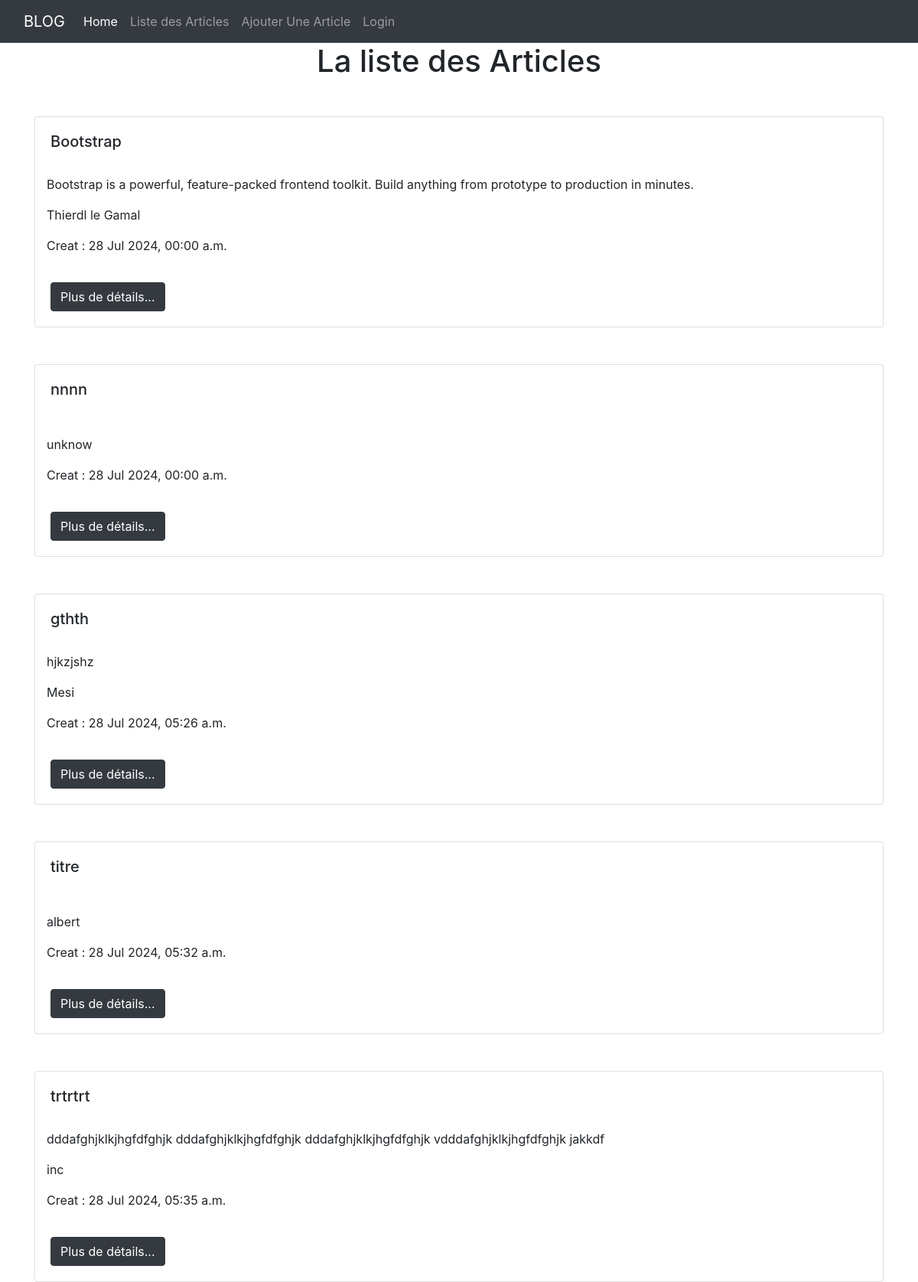
The page /blog/list_views/ on the database its author committed.
### blog/models.py (models this page shows, shortened)
class Article(models.Model):
  title = models.CharField(max_length=150)
  summary = models.TextField(max_length=500)
  content = models.TextField()
  author = models.CharField(max_length=100)
  date_create = models.DateTimeField(auto_now_add=True)
  date_updat = models.DateField(auto_now=True)

### blog/views.py (the view)
# urls.py: path('list_views/',views.list_views, name="page1"),
def list_views(request):
  articles = Article.objects.all()
  return render(request, "page_s/list_articles.html", {"articles":articles})

### templates/page_s/list_articles.html (shortened to what this page needs)
{% extends "base.html" %}
{% block content %}
{% include 'partials/navbar.html' %}
<div class="container mt-5">
  <div class="title mt-5 pt-2">
    <h1 class="text-center">La liste des Articles</h1>
  </div>
  {% for article in articles %}
  <div class="card mt-5">
    <div class="card-body">
      <h5 class="card-title">{{ article.title }}</h5>
    </div>
    <div class="container">
      <p class="card-text">{{ article.summary }}</p>
      <p class="card-text">{{ article.author }}</p>
      <p class="taxt-rigth">Creat : {{ article.date_create|date:"d M Y, H:i a" }}</p>
    </div>
    <div class="card-body">
      <a href="{% url 'page2' article.id %}" class="btn btn-dark">Plus de détails...</a>
    </div>
  </div>
  {% endfor %}
</div>
{% endblock %}

### rows shown on the page
Article: title "Bootstrap", summary "Bootstrap is a powerful, feature-packed frontend toolkit. Build anything from prototype to production in minutes.", author "Thierdl le Gamal", date_create "28 Jul 2024, 00:00 a.m."
Article: title "nnnn", author "unknow", date_create "28 Jul 2024, 00:00 a.m."
Article: title "gthth", summary "hjkzjshz", author "Mesi", date_create "28 Jul 2024, 05:26 a.m."
Article: title "titre", author "albert", date_create "28 Jul 2024, 05:32 a.m."
Article: title "trtrtrt", summary "dddafghjklkjhgfdfghjk dddafghjklkjhgfdfghjk dddafghjklkjhgfdfghjk vdddafghjklkjhgfdfghjk jakkdf", author "inc", date_create "28 Jul 2024, 05:35 a.m."
